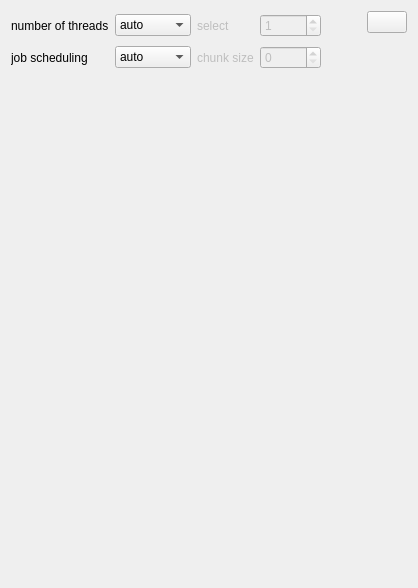
     <widget class="QWidget" name="tab_4">
      <attribute name="title">
       <string>multi core support</string>
      </attribute>
      <layout class="QVBoxLayout" name="verticalLayout_72" stretch="0,1">
       <item>
        <layout class="QHBoxLayout" name="horizontalLayout_90">
         <item>
          <layout class="QGridLayout" name="gridLayout_4">
           <item row="1" column="2">
            <widget class="QLabel" name="label_chunkSize">
             <property name="enabled">
              <bool>false</bool>
             </property>
             <property name="text">
              <string>chunk size</string>
             </property>
            </widget>
           </item>
           <item row="1" column="1">
            <widget class="QComboBox" name="comboBox_jobSchedule">
             <property name="toolTip">
              <string>choose job scheduling for multicore processing</string>
             </property>
             <property name="statusTip">
              <string>choose job scheduling for multicore processing</string>
             </property>
             <property name="whatsThis">
              <string>&lt;html&gt;&lt;head/&gt;&lt;body&gt;&lt;p&gt;&lt;span style=&quot; font-size:11pt;&quot;&gt;Different ways how the &lt;/span&gt;&lt;span style=&quot; font-size:11pt; font-weight:600;&quot;&gt;multi-core support is scheduled&lt;/span&gt;&lt;span style=&quot; font-size:11pt;&quot;&gt;. &lt;/span&gt;&lt;/p&gt;&lt;p&gt;&lt;span style=&quot; font-size:11pt;&quot;&gt;Test different settings here to potentially &lt;/span&gt;&lt;span style=&quot; font-size:11pt; font-weight:600;&quot;&gt;speed up the computation&lt;/span&gt;&lt;span style=&quot; font-size:11pt;&quot;&gt; on your computer. &lt;/span&gt;&lt;/p&gt;&lt;p&gt;&lt;span style=&quot; font-size:11pt;&quot;&gt;Depending on your hardware and compiler different settings could lead to &lt;/span&gt;&lt;span style=&quot; font-size:11pt; font-weight:600;&quot;&gt;different processing times&lt;/span&gt;&lt;span style=&quot; font-size:11pt;&quot;&gt;. &lt;br/&gt;&lt;/span&gt;&lt;/p&gt;&lt;p&gt;&lt;span style=&quot; font-size:11pt; font-weight:600;&quot;&gt;OpenMP&lt;/span&gt;&lt;span style=&quot; font-size:11pt;&quot;&gt; is used to realize the parallel processing. &lt;/span&gt;&lt;/p&gt;&lt;p&gt;&lt;span style=&quot; font-size:11pt;&quot;&gt;Here are some short descriptions of the different scheduling concepts from an &lt;/span&gt;&lt;a href=&quot;https://software.intel.com/en-us/articles/openmp-loop-scheduling&quot;&gt;&lt;span style=&quot; font-size:11pt; text-decoration: underline; color:#0000ff;&quot;&gt;intel web page&lt;/span&gt;&lt;/a&gt;&lt;span style=&quot; font-size:11pt;&quot;&gt;. &lt;/span&gt;&lt;/p&gt;&lt;p&gt;&lt;span style=&quot; font-size:11pt; font-weight:600;&quot;&gt;static: &lt;/span&gt;&lt;span style=&quot; font-size:11pt;&quot;&gt;Divide the loop into equal-sized chunks or as equal as possible in the case where the number of loop iterations is not evenly divisible by the number of threads multiplied by the chunk size. By default, chunk size is loop_count/number_of_threads.Set chunk to 1 to interleave the iterations.&lt;/span&gt;&lt;/p&gt;&lt;p&gt;&lt;span style=&quot; font-size:11pt; font-weight:600;&quot;&gt;dynamic: &lt;/span&gt;&lt;span style=&quot; font-size:11pt;&quot;&gt;Use the internal work queue to give a chunk-sized block of loop iterations to each thread. When a thread is finished, it retrieves the next block of loop iterations from the top of the work queue. By default, the chunk size is 1. Be careful when using this scheduling type because of the extra overhead involved.&lt;/span&gt;&lt;/p&gt;&lt;p&gt;&lt;span style=&quot; font-size:11pt; font-weight:600;&quot;&gt;guided: &lt;/span&gt;&lt;span style=&quot; font-size:11pt;&quot;&gt;Similar to dynamic scheduling, but the chunk size starts off large and decreases to better handle load imbalance between iterations. The optional chunk parameter specifies the minimum size chunk to use. By default, the chunk size is approximately loop_count/number_of_threads.&lt;/span&gt;&lt;/p&gt;&lt;p&gt;&lt;span style=&quot; font-size:11pt; font-weight:600;&quot;&gt;auto:&lt;/span&gt;&lt;span style=&quot; font-size:11pt;&quot;&gt; When schedule (auto) is specified, the decision regarding scheduling is delegated to the compiler. The programmer gives the compiler the freedom to choose any possible mapping of iterations to threads in the team.&lt;/span&gt;&lt;/p&gt;&lt;p&gt;&lt;span style=&quot; font-size:11pt;&quot;&gt;more information can be found &lt;/span&gt;&lt;a href=&quot;https://software.intel.com/en-us/node/522683&quot;&gt;&lt;span style=&quot; font-size:11pt; text-decoration: underline; color:#0000ff;&quot;&gt;here&lt;/span&gt;&lt;/a&gt;&lt;span style=&quot; font-size:11pt;&quot;&gt;.&lt;br/&gt;&lt;/span&gt;&lt;/p&gt;&lt;/body&gt;&lt;/html&gt;</string>
             </property>
             <item>
              <property name="text">
               <string>auto</string>
              </property>
             </item>
             <item>
              <property name="text">
               <string>static</string>
              </property>
             </item>
             <item>
              <property name="text">
               <string>dynamic</string>
              </property>
             </item>
             <item>
              <property name="text">
               <string>guided</string>
              </property>
             </item>
            </widget>
           </item>
           <item row="0" column="2">
            <widget class="QLabel" name="label_nCores">
             <property name="enabled">
              <bool>false</bool>
             </property>
             <property name="text">
              <string>select</string>
             </property>
            </widget>
           </item>
           <item row="0" column="1">
            <widget class="QComboBox" name="comboBox_nThreads">
             <property name="toolTip">
              <string>choose number of threads for multicore processing</string>
             </property>
             <property name="statusTip">
              <string>choose number of threads for multicore processing</string>
             </property>
             <item>
              <property name="text">
               <string>auto</string>
              </property>
             </item>
             <item>
              <property name="text">
               <string>single</string>
              </property>
             </item>
             <item>
              <property name="text">
               <string>manual</string>
              </property>
             </item>
            </widget>
           </item>
           <item row="1" column="0">
            <widget class="QLabel" name="label_23">
             <property name="text">
              <string>job scheduling</string>
             </property>
            </widget>
           </item>
           <item row="0" column="0">
            <widget class="QLabel" name="label_5">
             <property name="text">
              <string>number of threads</string>
             </property>
            </widget>
           </item>
           <item row="0" column="3">
            <widget class="QSpinBox" name="spinBox_nCores">
             <property name="enabled">
              <bool>false</bool>
             </property>
             <property name="toolTip">
              <string>number of cores for multicore processing</string>
             </property>
             <property name="statusTip">
              <string>number of cores for multicore processing</string>
             </property>
             <property name="minimum">
              <number>1</number>
             </property>
             <property name="maximum">
              <number>10000</number>
             </property>
            </widget>
           </item>
           <item row="1" column="3">
            <widget class="QSpinBox" name="spinBox_chunkSize">
             <property name="enabled">
              <bool>false</bool>
             </property>
             <property name="toolTip">
              <string>chunk size for multicore processing</string>
             </property>
             <property name="statusTip">
              <string>chunk size for multicore processing</string>
             </property>
             <property name="whatsThis">
              <string>&lt;html&gt;&lt;head/&gt;&lt;body&gt;&lt;p&gt;&lt;span style=&quot; font-size:11pt;&quot;&gt;Different ways how the &lt;/span&gt;&lt;span style=&quot; font-size:11pt; font-weight:600;&quot;&gt;multi-core support is scheduled&lt;/span&gt;&lt;span style=&quot; font-size:11pt;&quot;&gt;. &lt;/span&gt;&lt;/p&gt;&lt;p&gt;&lt;span style=&quot; font-size:11pt;&quot;&gt;Test different settings here to potentially &lt;/span&gt;&lt;span style=&quot; font-size:11pt; font-weight:600;&quot;&gt;speed up the computation&lt;/span&gt;&lt;span style=&quot; font-size:11pt;&quot;&gt; on your computer. &lt;/span&gt;&lt;/p&gt;&lt;p&gt;&lt;span style=&quot; font-size:11pt;&quot;&gt;Depending on your hardware and compiler different settings could lead to &lt;/span&gt;&lt;span style=&quot; font-size:11pt; font-weight:600;&quot;&gt;different processing times&lt;/span&gt;&lt;span style=&quot; font-size:11pt;&quot;&gt;. &lt;br/&gt;&lt;/span&gt;&lt;/p&gt;&lt;p&gt;&lt;span style=&quot; font-size:11pt; font-weight:600;&quot;&gt;OpenMP&lt;/span&gt;&lt;span style=&quot; font-size:11pt;&quot;&gt; is used to realize the parallel processing. &lt;/span&gt;&lt;/p&gt;&lt;p&gt;&lt;span style=&quot; font-size:11pt;&quot;&gt;Here are some short descriptions of the different scheduling concepts from an &lt;/span&gt;&lt;a href=&quot;https://software.intel.com/en-us/articles/openmp-loop-scheduling&quot;&gt;&lt;span style=&quot; font-size:11pt; text-decoration: underline; color:#0000ff;&quot;&gt;intel web page&lt;/span&gt;&lt;/a&gt;&lt;span style=&quot; font-size:11pt;&quot;&gt;. &lt;/span&gt;&lt;/p&gt;&lt;p&gt;&lt;span style=&quot; font-size:11pt; font-weight:600;&quot;&gt;static: &lt;/span&gt;&lt;span style=&quot; font-size:11pt;&quot;&gt;Divide the loop into equal-sized chunks or as equal as possible in the case where the number of loop iterations is not evenly divisible by the number of threads multiplied by the chunk size. By default, chunk size is loop_count/number_of_threads.Set chunk to 1 to interleave the iterations.&lt;/span&gt;&lt;/p&gt;&lt;p&gt;&lt;span style=&quot; font-size:11pt; font-weight:600;&quot;&gt;dynamic: &lt;/span&gt;&lt;span style=&quot; font-size:11pt;&quot;&gt;Use the internal work queue to give a chunk-sized block of loop iterations to each thread. When a thread is finished, it retrieves the next block of loop iterations from the top of the work queue. By default, the chunk size is 1. Be careful when using this scheduling type because of the extra overhead involved.&lt;/span&gt;&lt;/p&gt;&lt;p&gt;&lt;span style=&quot; font-size:11pt; font-weight:600;&quot;&gt;guided: &lt;/span&gt;&lt;span style=&quot; font-size:11pt;&quot;&gt;Similar to dynamic scheduling, but the chunk size starts off large and decreases to better handle load imbalance between iterations. The optional chunk parameter specifies the minimum size chunk to use. By default, the chunk size is approximately loop_count/number_of_threads.&lt;/span&gt;&lt;/p&gt;&lt;p&gt;&lt;span style=&quot; font-size:11pt; font-weight:600;&quot;&gt;auto:&lt;/span&gt;&lt;span style=&quot; font-size:11pt;&quot;&gt; When schedule (auto) is specified, the decision regarding scheduling is delegated to the compiler. The programmer gives the compiler the freedom to choose any possible mapping of iterations to threads in the team.&lt;/span&gt;&lt;/p&gt;&lt;p&gt;&lt;span style=&quot; font-size:11pt;&quot;&gt;more information can be found &lt;/span&gt;&lt;a href=&quot;https://software.intel.com/en-us/node/522683&quot;&gt;&lt;span style=&quot; font-size:11pt; text-decoration: underline; color:#0000ff;&quot;&gt;here&lt;/span&gt;&lt;/a&gt;&lt;span style=&quot; font-size:11pt;&quot;&gt;.&lt;br/&gt;&lt;/span&gt;&lt;/p&gt;&lt;/body&gt;&lt;/html&gt;</string>
             </property>
             <property name="minimum">
              <number>0</number>
             </property>
             <property name="maximum">
              <number>10000</number>
             </property>
             <property name="value">
              <number>0</number>
             </property>
            </widget>
           </item>
          </layout>
         </item>
         <item>
          <spacer name="horizontalSpacer_35">
           <property name="orientation">
            <enum>Qt::Orientation::Horizontal</enum>
           </property>
           <property name="sizeHint" stdset="0">
            <size>
             <width>40</width>
             <height>20</height>
            </size>
           </property>
          </spacer>
         </item>
         <item>
          <layout class="QVBoxLayout" name="verticalLayout_49">
           <item>
            <widget class="QPushButton" name="pushButton_save_multiCore">
             <property name="toolTip">
              <string>save as default settings</string>
             </property>
             <property name="statusTip">
              <string>save as default settings</string>
             </property>
             <property name="text">
              <string/>
             </property>
             <property name="icon">
              <iconset resource="../myresources.qrc">
               <normaloff>:/icons/icons/document-export.png</normaloff>:/icons/icons/document-export.png</iconset>
             </property>
            </widget>
           </item>
           <item>
            <spacer name="verticalSpacer_24">
             <property name="orientation">
              <enum>Qt::Orientation::Vertical</enum>
             </property>
             <property name="sizeHint" stdset="0">
              <size>
               <width>20</width>
               <height>40</height>
              </size>
             </property>
            </spacer>
           </item>
          </layout>
         </item>
        </layout>
       </item>
       <item>
        <spacer name="verticalSpacer_10">
         <property name="orientation">
          <enum>Qt::Orientation::Vertical</enum>
         </property>
         <property name="sizeHint" stdset="0">
          <size>
           <width>20</width>
           <height>504</height>
          </size>
         </property>
        </spacer>
       </item>
      </layout>
     </widget>
